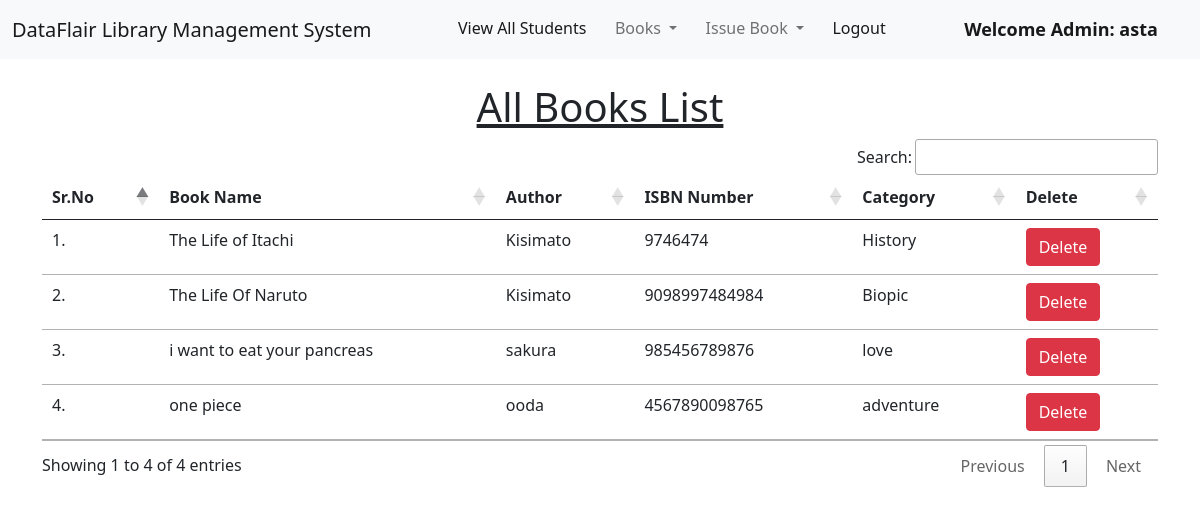
Screenshot of /view_books/ (signed in) with the database file from the repository.
### library/models.py (models this page shows, shortened)
class Book(models.Model):
    name = models.CharField(max_length=200)
    author = models.CharField(max_length=200)
    isbn = models.PositiveIntegerField()
    category = models.CharField(max_length=50)

### library/views.py (the view)
# urls.py: path("view_books/", views.view_books, name="view_books"),
@login_required(login_url = '/admin_login')
def view_books(request):
    books = Book.objects.all()
    return render(request, "view_books.html", {'books':books})

### library/templates/view_books.html (shortened to what this page needs)
{% extends 'admin_navbar.html' %}
{% load static %}
{% block body %}
<div class="container mt-4">
    <h1 class="text-center"><u>All Books List</u></h1>
    <table class="table table-hover" id="example">
        <thead>
            <tr>
                <th>Sr.No</th>
                <th>Book Name</th>
                <th>Author</th>
                <th>ISBN Number</th>
                <th>Category</th>
                <th>Delete</th>
            </tr>
        </thead>
        <tbody>
            {% for book in books %}
            <tr>
                <td>{{forloop.counter}}.</td>
                <td>{{book.name}}</td>
                <td>{{book.author}}</td>
                <td>{{book.isbn}}</td>
                <td>{{book.category}}</td>
                <td><a href="/delete_book/{{book.id}}/" class="btn btn-danger" onclick="return confirm('Are you sure you want to delete this book?')">Delete</a></td>
            </tr>
            {% endfor %}
        </tbody>
    </table>
    </div>
{% endblock %}

### library/templates/admin_navbar.html (shortened to what this page needs)
<!doctype html>
<html lang="en">
  <head>
    <link href="https://cdn.jsdelivr.net/npm/bootstrap@5.1.0/dist/css/bootstrap.min.css" rel="stylesheet">
    <link rel="stylesheet" href="https://cdn.datatables.net/1.10.25/css/jquery.dataTables.min.css">
    <link rel="stylesheet" href="https://cdn.datatables.net/buttons/1.7.1/css/buttons.dataTables.min.css">
  </head>
  <body>
    <nav class="navbar navbar-expand-lg navbar-light bg-light">
        <div class="container-fluid">
          <a class="navbar-brand" href="#">DataFlair Library Management System</a>
          <div class="collapse navbar-collapse" id="navbarSupportedContent">
            <ul class="navbar-nav me-auto mb-2 mb-lg-0">
              <li class="nav-item">
                <a class="nav-link active" aria-current="page" href="/view_students/">View All Students</a>
              </li>
              <li class="nav-item dropdown">
                <a class="nav-link dropdown-toggle" href="#" id="navbarDropdown" role="button" data-bs-toggle="dropdown" aria-expanded="false">
                  Books
                </a>
              </li>
              <li class="nav-item dropdown">
                <a class="nav-link dropdown-toggle" href="#" id="navbarDropdown" role="button" data-bs-toggle="dropdown" aria-expanded="false">
                  Issue Book
                </a>
              </li>
              <li class="nav-item">
                <a class="nav-link active" aria-current="page" href="/logout/">Logout</a>
              </li>
              <li class="nav-item">
                <a style="font-weight:600; font-family:'Segoe UI', Tahoma, Geneva, Verdana, sans-serif; font-size: large;" class="nav-link active" href="#">Welcome Admin: {{request.user}}</a>
              </li>
            </ul>
          </div>
        </div>
      </nav>
      {% block body %}
      {% endblock %}
  </body>
</html>

### rows the page displays
Book: name "The Life of Itachi", author "Kisimato", isbn "9746474", category "History"
Book: name "The Life Of Naruto", author "Kisimato", isbn "9098997484984", category "Biopic"
Book: name "i want to eat your pancreas", author "sakura", isbn "985456789876", category "love"
Book: name "one piece", author "ooda", isbn "4567890098765", category "adventure"

### other values shown
{{ request.user }} "asta"
